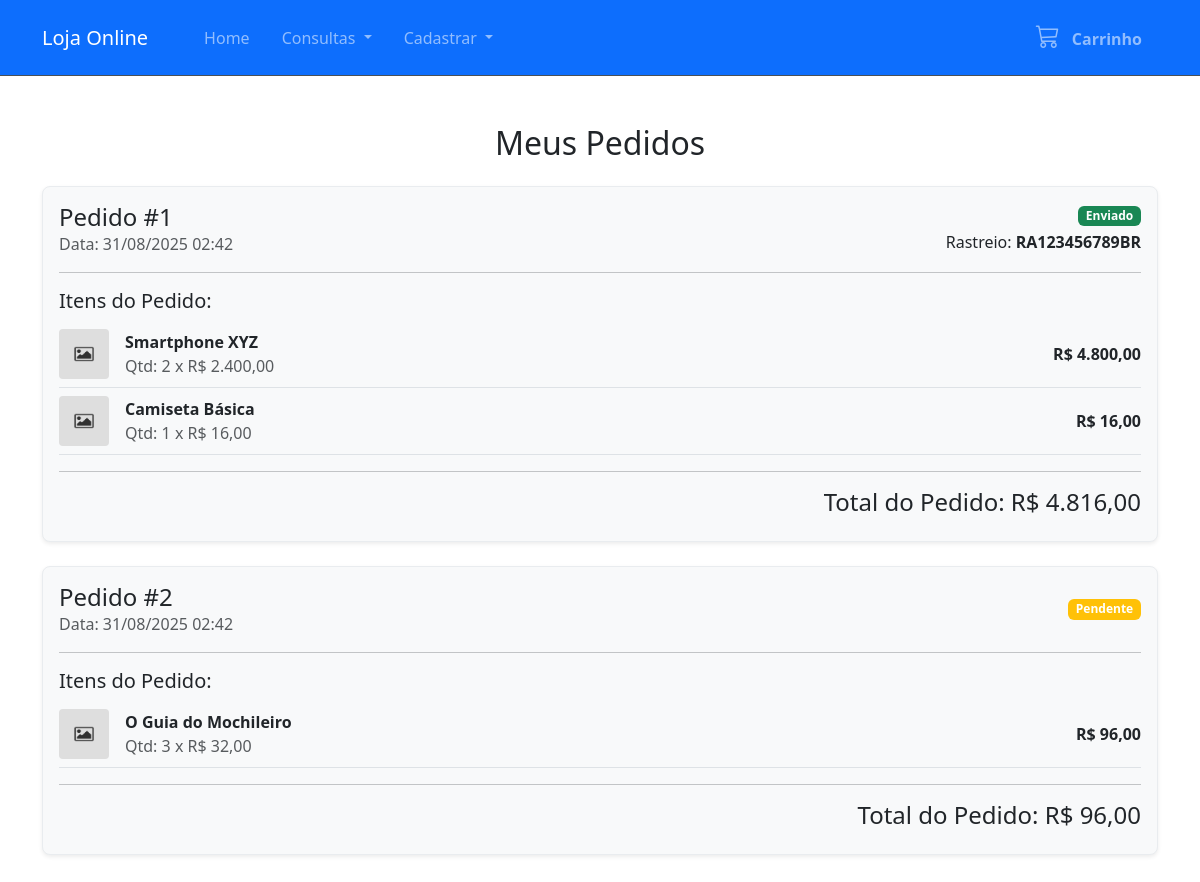
Page /consulta_pedido.php on the earlier database version.
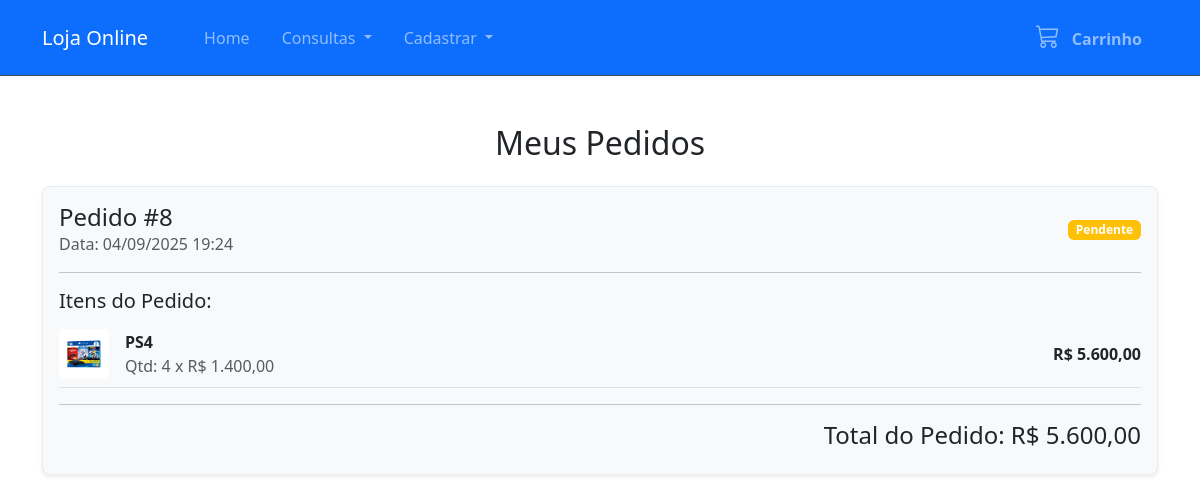
Same page on the later database version.
### tables this page shows
CREATE TABLE `pedidos` (
  `id_pedido` int(11) NOT NULL,
  `id_cliente` int(11) DEFAULT NULL,
  `data_pedido` timestamp NOT NULL DEFAULT current_timestamp(),
  `status_envio` varchar(50) DEFAULT 'Pendente',
  `codigo_rastreio` varchar(255) DEFAULT NULL
);

CREATE TABLE `itens_pedido` (
  `id_item_pedido` int(11) NOT NULL,
  `id_pedido` int(11) DEFAULT NULL,
  `id_produto` int(11) DEFAULT NULL,
  `quantidade` int(11) NOT NULL,
  `preco_unitario_na_venda` decimal(10,2) NOT NULL
);

CREATE TABLE `produtos` (
  `id_produto` int(11) NOT NULL,
  `sku` varchar(50) NOT NULL,
  `nome` varchar(255) NOT NULL,
  `descricao` text DEFAULT NULL,
  `preco_venda` decimal(10,2) NOT NULL,
  `quantidade_estoque` int(11) NOT NULL,
  `data_registro` date DEFAULT NULL,
  `id_categoria` int(11) DEFAULT NULL,
  `imagem` varchar(255) DEFAULT NULL
);

### consulta_pedido.php (the view, shortened to what this page needs)
<?php
require_once './src/nav_bar.php';
require_once './src/db_connection_pdo.php';
$pedidos = [];
$mensagem_erro = '';
try {
    $sql_pedidos = "SELECT id_pedido, id_cliente, data_pedido, status_envio, codigo_rastreio FROM pedidos ORDER BY data_pedido DESC";
    $stmt_pedidos = $conn->prepare($sql_pedidos);
    $stmt_pedidos->execute();
    $pedidos_db = $stmt_pedidos->fetchAll(PDO::FETCH_ASSOC);
    if (!empty($pedidos_db)) {
        foreach ($pedidos_db as $pedido) {
            $id_pedido = $pedido['id_pedido'];
            $sql_itens = "
                SELECT
                    ip.quantidade,
                    ip.preco_unitario_na_venda,
                    p.nome AS nome_produto,
                    p.imagem
                FROM itens_pedido AS ip
                INNER JOIN produtos AS p ON ip.id_produto = p.id_produto
                WHERE ip.id_pedido = ?
            ";
            $stmt_itens = $conn->prepare($sql_itens);
            $stmt_itens->execute([$id_pedido]);
            $itens_do_pedido = $stmt_itens->fetchAll(PDO::FETCH_ASSOC);
            $pedido['itens'] = $itens_do_pedido;
            $pedidos[] = $pedido;
        }
    }
} catch (PDOException $e) {
    $mensagem_erro = "Erro ao carregar os pedidos: " . $e->getMessage();
}
?>
<!DOCTYPE html>
<html lang="pt_br">
<head>
    <link href="css/bootstrap.min.css" rel="stylesheet">
    <link rel="stylesheet" href="https://cdn.jsdelivr.net/npm/bootstrap-icons@1.11.3/font/bootstrap-icons.min.css">
</head>
<body>
    <div class="container my-5">
        <h2 class="text-center mb-4">Meus Pedidos</h2>
        <?php if (!empty($pedidos)): ?>
            <?php foreach ($pedidos as $pedido): ?>
                <div class="pedido-card shadow-sm">
                    <div class="d-flex justify-content-between align-items-center mb-3">
                        <div>
                            <h4 class="mb-0">Pedido #<?php echo htmlspecialchars($pedido['id_pedido']); ?></h4>
                            <p class="text-muted mb-0">Data: <?php echo date('d/m/Y H:i', strtotime($pedido['data_pedido'])); ?></p>
                        </div>
                        <div class="text-end">
                            <span class="badge bg-<?php echo ($pedido['status_envio'] == 'Pendente' ? 'warning' : 'success'); ?>"><?php echo htmlspecialchars($pedido['status_envio']); ?></span>
                            <?php if ($pedido['codigo_rastreio']): ?>
                                <p class="mb-0 mt-1">Rastreio: <strong><?php echo htmlspecialchars($pedido['codigo_rastreio']); ?></strong></p>
                            <?php endif; ?>
                        </div>
                    </div>
                    <hr>
                    <h5>Itens do Pedido:</h5>
                    <?php
                    $total_pedido = 0;
                    foreach ($pedido['itens'] as $item):
                        $subtotal_item = $item['quantidade'] * $item['preco_unitario_na_venda'];
                        $total_pedido += $subtotal_item;
                    ?>
                        <div class="item-pedido-card">
                            <?php $caminho_imagem = !empty($item['imagem']) ? 'img/' . $item['imagem'] : 'img/default_product.jpg'; ?>
                            <img src="<?php echo htmlspecialchars($caminho_imagem); ?>" alt="Imagem do produto">
                            <div class="item-details flex-grow-1">
                                <p class="m-0"><strong><?php echo htmlspecialchars($item['nome_produto']); ?></strong></p>
                                <p class="m-0 text-muted">Qtd: <?php echo htmlspecialchars($item['quantidade']); ?> x R$ <?php echo number_format($item['preco_unitario_na_venda'], 2, ',', '.'); ?></p>
                            </div>
                            <p class="m-0 fw-bold">R$ <?php echo number_format($subtotal_item, 2, ',', '.'); ?></p>
                        </div>
                    <?php endforeach; ?>
                    <hr>
                    <div class="text-end">
                        <h4>Total do Pedido: R$ <?php echo number_format($total_pedido, 2, ',', '.'); ?></h4>
                    </div>
                </div>
            <?php endforeach; ?>
        <?php elseif (!empty($mensagem_erro)): ?>
            <div class="alert alert-danger text-center">
                <?php echo htmlspecialchars($mensagem_erro); ?>
            </div>
        <?php else: ?>
            <div class="alert alert-info text-center">
                Você ainda não fez nenhum pedido.
            </div>
        <?php endif; ?>
    </div>
</body>
</html>

Differences in the rows shown:
removed pedidos: id_pedido "1", data_pedido "31/08/2025 02:42", status_envio "Enviado", codigo_rastreio "RA123456789BR", total_pedido "4.816,00"
removed itens_pedido: id_produto.nome "Smartphone XYZ", quantidade "2", preco_unitario_na_venda "2.400,00", subtotal_item "4.800,00", shown under "1"
removed itens_pedido: id_produto.nome "Camiseta Básica", quantidade "1", preco_unitario_na_venda "16,00", subtotal_item "16,00"
removed pedidos: id_pedido "2", data_pedido "31/08/2025 02:42", status_envio "Pendente", total_pedido "96,00"
removed itens_pedido: id_produto.nome "O Guia do Mochileiro", quantidade "3", preco_unitario_na_venda "32,00", subtotal_item "96,00", shown under "2"
added pedidos: id_pedido "8", data_pedido "04/09/2025 19:24", status_envio "Pendente", total_pedido "5.600,00"
added itens_pedido: id_produto.imagem (picture), id_produto.nome "PS4", quantidade "4", preco_unitario_na_venda "1.400,00", subtotal_item "5.600,00", shown under "8"
